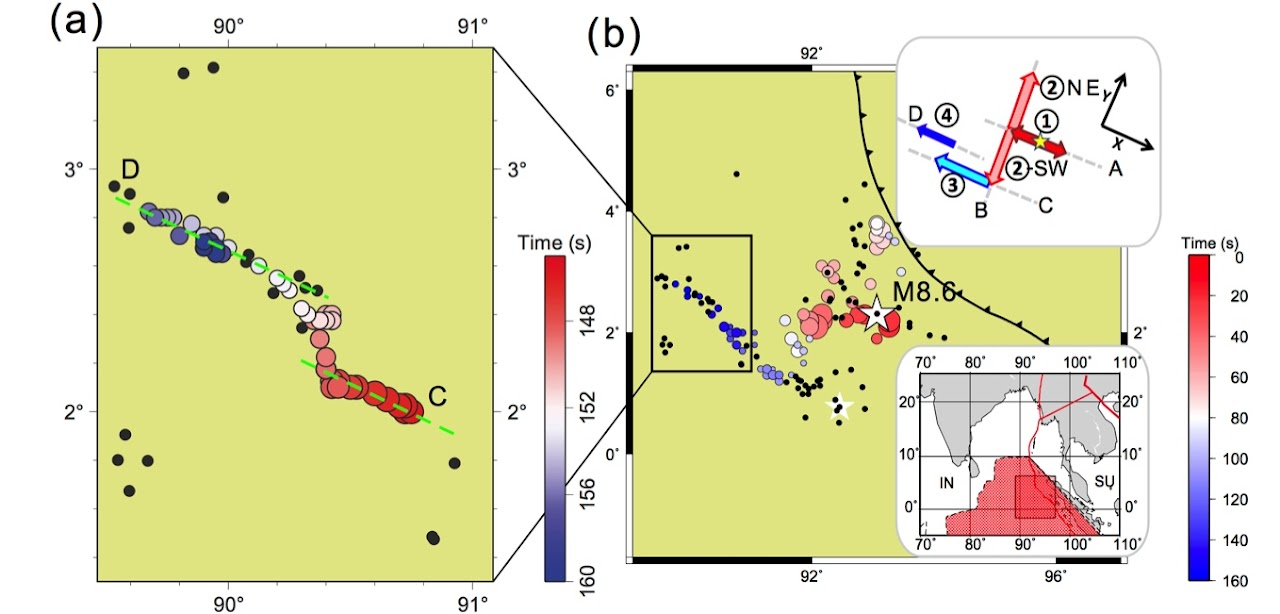
#> input picture assets/figures/seismic-array-back-projection-1.jpg, 1280 x 614 px, given in place of cand_mandalay-000.png, which was not available
$ python process_paper_figs.py
#> lines starting #> are read from the running program, lines starting #| are printed output that depends on the picture; pictures that were not available may be replaced by others from this repository, and a replacement may not be noted
#!/usr/bin/env python3
"""Prepare research figures extracted from the author's own papers."""
from PIL import Image
import os

os.makedirs("assets/figures", exist_ok=True)

def downscale(src, dst, max_w):
#> called with src = '/tmp/cand_mandalay-000.png', dst = 'assets/figures/rupture-mandalay.jpg', max_w = 1300
    im = Image.open(src).convert("RGB")
#> im is the input picture: PIL image 1280x614 RGB; mean R, G, B 227.5, 226.3, 184.5
    if im.width > max_w:
        h = round(im.height * max_w / im.width)
        im = im.resize((max_w, h), Image.LANCZOS)
    im.save(dst, quality=90)
    print(f"{dst}: {im.width}x{im.height}")
#| assets/figures/rupture-mandalay.jpg: 1280x614
#> call 2 of downscale, with src = '/tmp/teng_map-000.png', dst = 'assets/figures/swarms-tengchong.jpg', max_w = 760
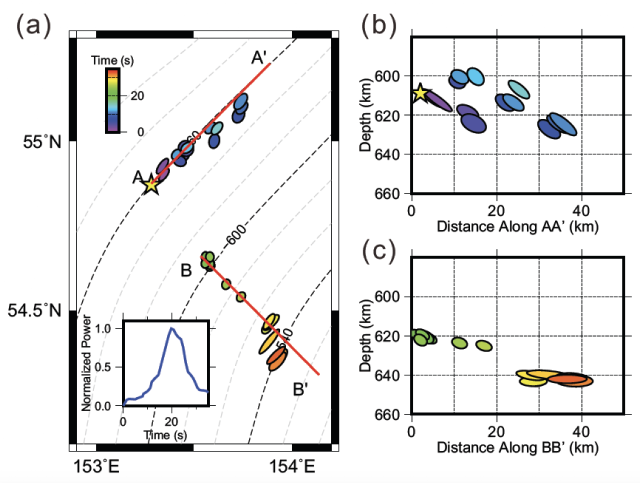
#> input picture assets/figures/3d-back-projection-1.png, 1280 x 966 px, given in place of teng_map-000.png, which was not available (shown at 1/2 size)
#> in downscale (call 2), `im = im.resize((max_w, h), Image.LANCZOS)`:
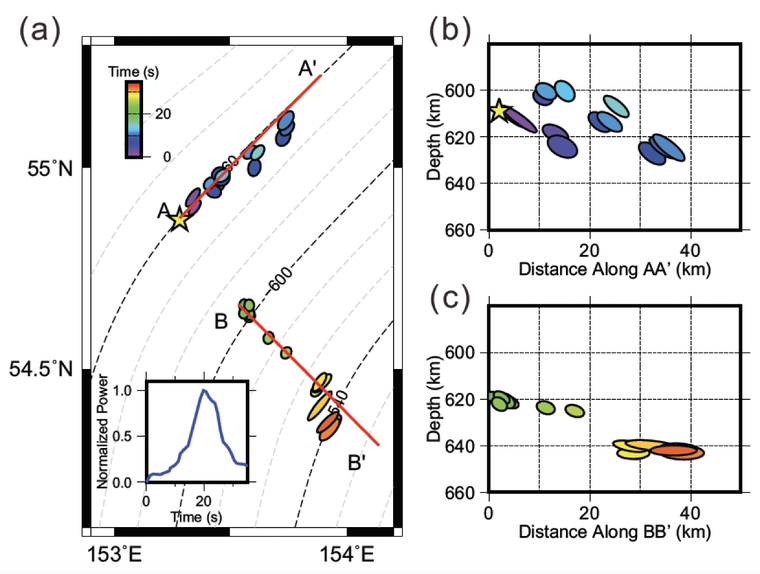
#> im: PIL image 760x574 RGB; mean R, G, B 232.5, 232.2, 232.2
#| assets/figures/swarms-tengchong.jpg: 760x574

def crop_frac(src, dst, l, t, r, b, max_w=None):
#> called with src = '/tmp/ill18-18.png', dst = 'assets/figures/slowslip-illapel.jpg', l = 0.085, t = 0.035, r = 0.94, b = 0.405, max_w = 1100
    im = Image.open(src).convert("RGB")
    W, H = im.size
#> W = 1280; H = 966
    im = im.crop((int(W*l), int(H*t), int(W*r), int(H*b)))
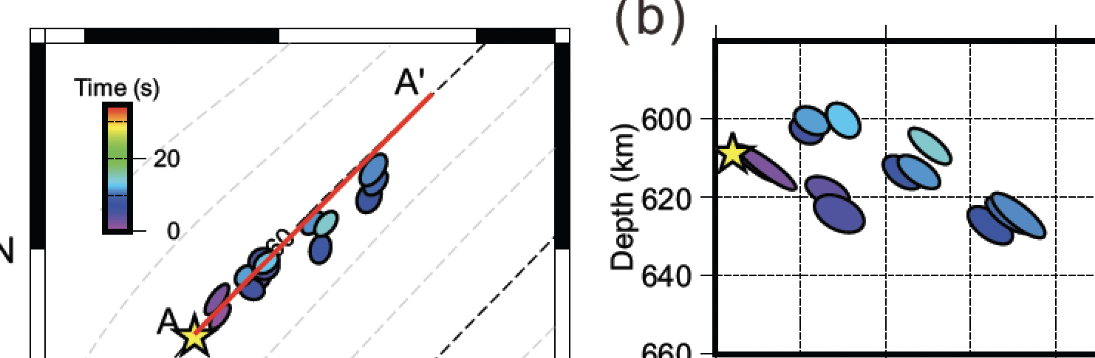
#> im: PIL image 1095x358 RGB; mean R, G, B 226, 226.2, 227.3
    if max_w and im.width > max_w:
        h = round(im.height * max_w / im.width)
        im = im.resize((max_w, h), Image.LANCZOS)
    im.save(dst, quality=90)
    print(f"{dst}: {im.width}x{im.height}")
#| assets/figures/slowslip-illapel.jpg: 1095x358

# 1) Mandalay supershear back-projection (clean embedded figure) -> rupture dynamics
downscale("/tmp/cand_mandalay-000.png", "assets/figures/rupture-mandalay.jpg", 1300)

# 2) Tengchong volcanic-field swarm location map (clean embedded figure) -> swarms
downscale("/tmp/teng_map-000.png", "assets/figures/swarms-tengchong.jpg", 760)

# 3) Illapel slow-unlocking Figure 3 (crop the figure off the top of page 18) -> slow slip
crop_frac("/tmp/ill18-18.png", "assets/figures/slowslip-illapel.jpg", 0.085, 0.035, 0.94, 0.405, 1100)
